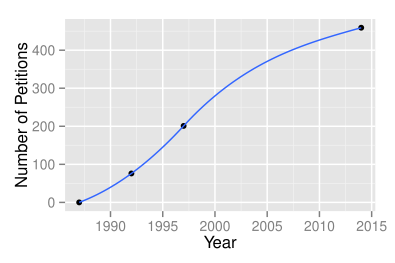

This chart was generated by the following R code:
# working directory

setwd("/Users/Jessica/Documents/Capstone")

complaints <- read.csv("complaints.csv")

library(ggplot2)

qplot(year, complaints, data=complaints, geom = c("point", "smooth"),span = 1,xlab="Year",ylab="Number of Petitions")

iachr_p <- read.csv("IACHR_ppy.csv")

qplot(Year, Petitions, data=iachr_p, geom = c("point", "smooth"),span = 1,xlab="Year",ylab="Number of Petitions / Year")

iachr_a <- read.csv("IACHR_ppy_a.csv")

qplot(Year, Accumulated, data=iachr_a, geom = c("point", "smooth"),span = 1,xlab="Year",ylab="Number of Petitions")
